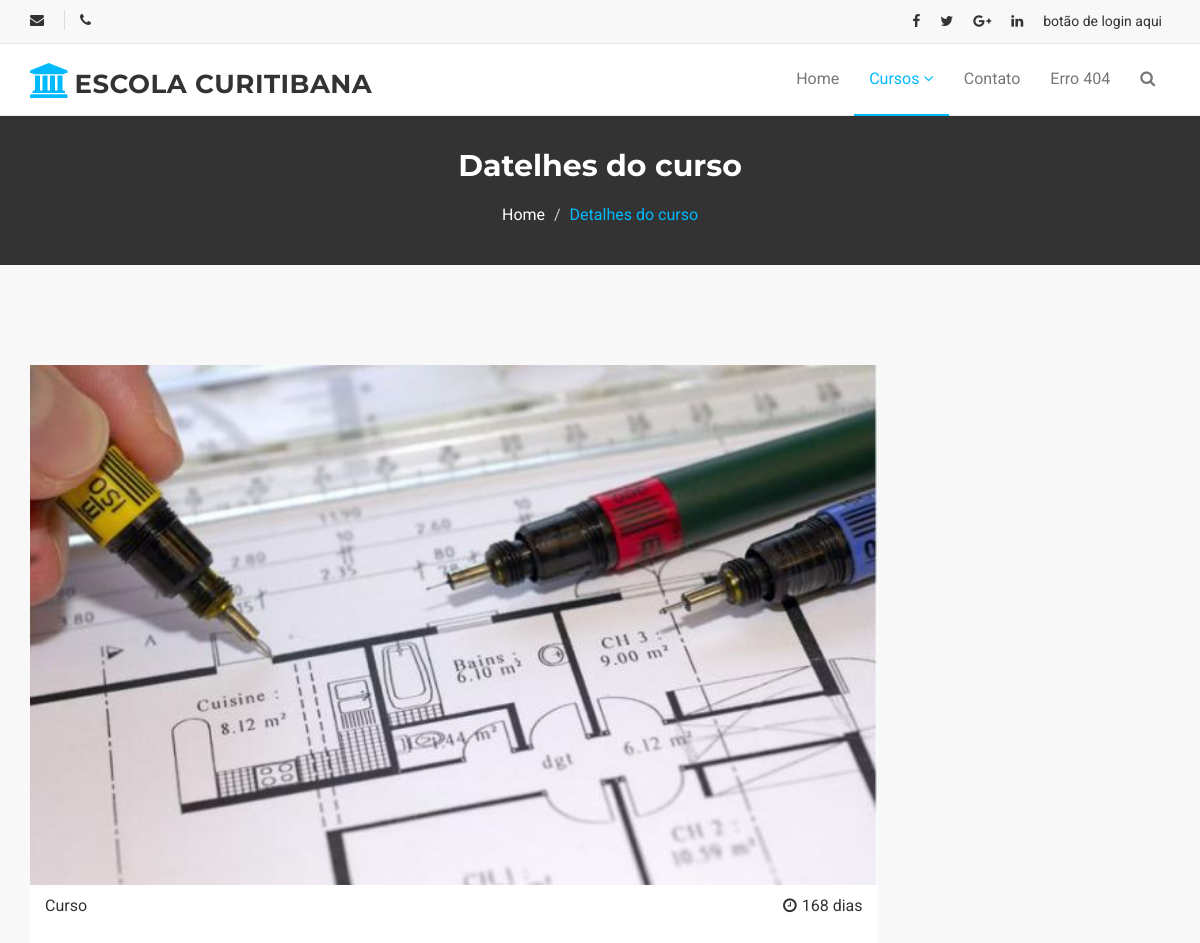
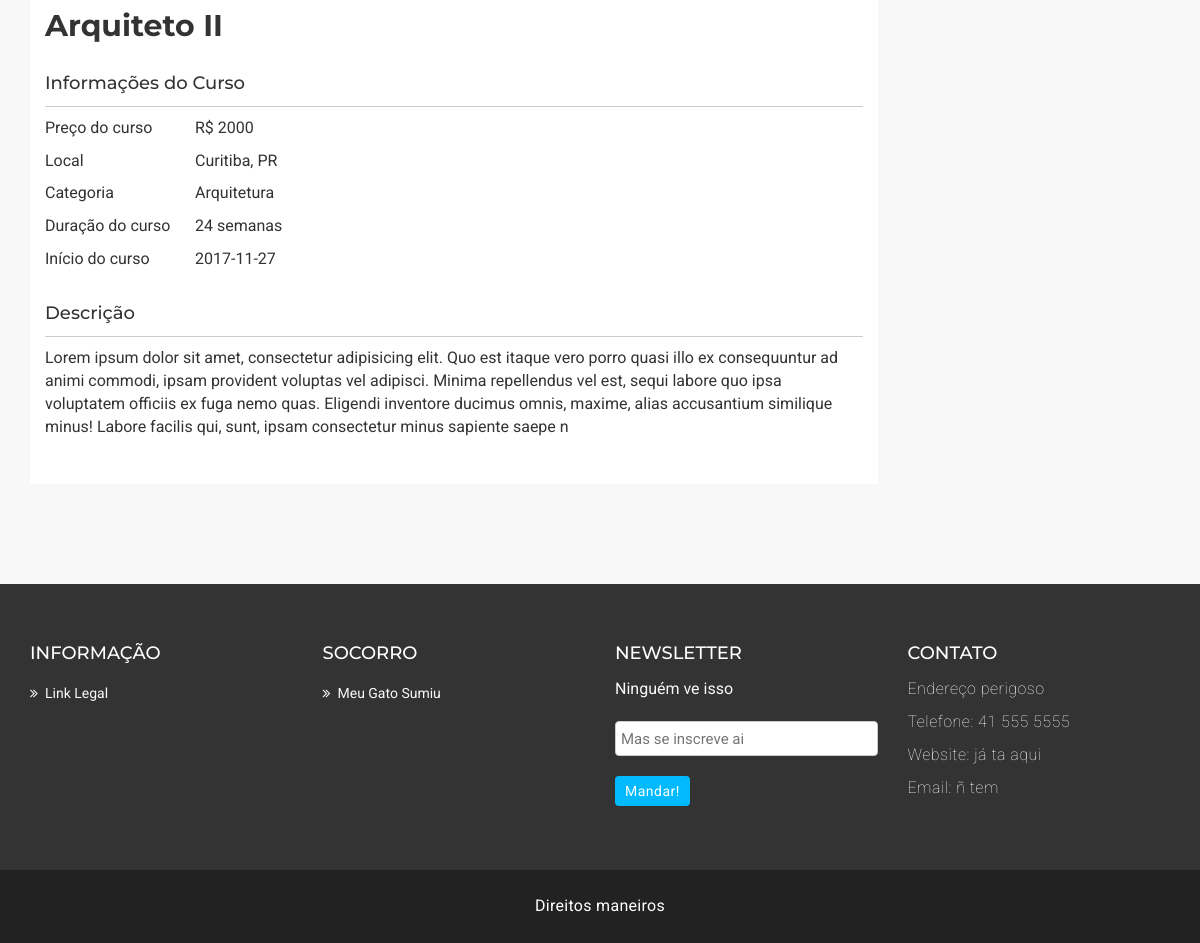
Screenshot of /course-detail.php?detalhes&id=28 with the database file from the repository (2 pictures, top to bottom).
### tables this page shows
CREATE TABLE `cursos` (
  `Id` int(11) NOT NULL,
  `Curso` varchar(30) NOT NULL,
  `Duracao` int(11) NOT NULL,
  `Preco` float NOT NULL,
  `Local` varchar(30) NOT NULL,
  `CategoriaId` int(11) NOT NULL,
  `Inicio` date NOT NULL,
  `Texto` varchar(400) NOT NULL,
  `Foto` varchar(100) NOT NULL
);

CREATE TABLE `categorias` (
  `Id` int(11) NOT NULL,
  `Categoria` varchar(50) NOT NULL
);

### course-detail.php (the view, shortened to what this page needs)
<?php
	include("config.php");
?>
<!DOCTYPE html>
<html lang="en">
  <head>
    <link href="assets/css/font-awesome.css" rel="stylesheet">
    <link href="assets/css/bootstrap.css" rel="stylesheet">
    <link rel="stylesheet" type="text/css" href="assets/css/slick.css">
    <link id="switcher" href="assets/css/theme-color/default-theme.css" rel="stylesheet">
    <link href="assets/css/style.css" rel="stylesheet">
  </head>
  <body>
  <header id="mu-header">
    <div class="container">
      <div class="row">
        <div class="col-lg-12 col-md-12">
          <div class="mu-header-area">
            <div class="row">
              <div class="col-lg-6 col-md-6 col-sm-6 col-xs-6">
                <div class="mu-header-top-left">
                  <div class="mu-top-email">
                    <i class="fa fa-envelope"></i>
                  </div>
                  <div class="mu-top-phone">
                    <i class="fa fa-phone"></i>
                  </div>
                </div>
              </div>
              <div class="col-lg-6 col-md-6 col-sm-6 col-xs-6">
                <div class="mu-header-top-right">
                  <nav>
                    <ul class="mu-top-social-nav">
                      <li><a href="#"><span class="fa fa-facebook"></span></a></li>
                      <li><a href="#"><span class="fa fa-twitter"></span></a></li>
                      <li><a href="#"><span class="fa fa-google-plus"></span></a></li>
                      <li><a href="#"><span class="fa fa-linkedin"></span></a></li>
                      <li><a href="#">botão de login aqui</li>
                    </ul>
                  </nav>
                </div>
              </div>
            </div>
          </div>
        </div>
      </div>
    </div>
  </header>
  <section id="mu-menu">
    <nav class="navbar navbar-default" role="navigation">
      <div class="container">
        <div class="navbar-header">
          <a class="navbar-brand" href="index.php"><i class="fa fa-university"></i><span>Escola Curitibana</span></a>
        </div>
        <div id="navbar" class="navbar-collapse collapse">
          <ul id="top-menu" class="nav navbar-nav navbar-right main-nav">
            <li><a href="index.php">Home</a></li>
            <li class="dropdown active">
              <a href="#" class="dropdown-toggle" data-toggle="dropdown">Cursos <span class="fa fa-angle-down"></span></a>
            </li>
            <li><a href="contact.php">Contato</a></li>
            <li><a href="404.php">Erro 404</a></li>
            <li><a href="#" id="mu-search-icon"><i class="fa fa-search"></i></a></li>
          </ul>
        </div>
      </div>
    </nav>
  </section>
 <section id="mu-page-breadcrumb">
   <div class="container">
     <div class="row">
       <div class="col-md-12">
         <div class="mu-page-breadcrumb-area">
           <h2>Datelhes do curso</h2>
           <ol class="breadcrumb">
            <li><a href="#">Home</a></li>
            <li class="active">Detalhes do curso</li>
          </ol>
         </div>
       </div>
     </div>
   </div>
 </section>
 <section id="mu-course-content">
   <div class="container">
     <div class="row">
       <div class="col-md-12">
         <div class="mu-course-content-area">
            <div class="row">
              <div class="col-md-9">
					<?php
						if(isset($_GET['detalhes'])){
							$id = $_GET['id'];
							$prep_exibir = $conexao->prepare("SELECT * FROM `cursos` WHERE `cursos`.`Id` = :pId");
							$prep_exibir->bindValue(":pId", $id);
							$prep_exibir->execute();
							$row=$prep_exibir->fetch();
							$prep_procura=$conexao->prepare('SELECT * FROM `categorias`');
							$prep_procura->execute();
							while($row_2=$prep_procura->fetch()){
								if($row_2['Id'] == $row['CategoriaId']){
									$categoria = $row_2['Categoria'];
									break;
								}
							}
						}else{
							header("Location: index.php");
							die();
						}
				   ?>
                <div class="mu-course-container mu-course-details">
                  <div class="row">
                    <div class="col-md-12">
                      <div class="mu-latest-course-single">
                        <figure class="mu-latest-course-img">
                          <?php echo "<a href='#'><img src='img/".$row['Foto']."' width='500' height='520' alt='img' /></a>"; ?>
                          <figcaption class="mu-latest-course-imgcaption">
                            <a href="#">Curso</a>
                            <span><i class="fa fa-clock-o"></i><?php echo $row['Duracao'] * 7; ?> dias</span>
                          </figcaption>
                        </figure>
                        <div class="mu-latest-course-single-content">
                          <h2><a href="#"><?php echo $row['Curso']; ?></a></h2>
                          <h4>Informações do Curso</h4>
                          <ul>
                            <li> <span>Preço do curso</span> <span>R$ <?php echo $row['Preco']; ?></span></li>
                            <li> <span>Local</span> <span><?php echo $row['Local']; ?></span></li>
                            <li> <span>Categoria</span> <span><?php echo $categoria; ?></span></li>
                            <li> <span>Duração do curso</span> <span><?php echo $row['Duracao']; ?> semanas</span></li>
                            <li> <span>Início do curso</span> <span> <?php echo $row['Inicio']; ?></span></li>
                          </ul>
                          <h4>Descrição</h4>
                          <?php echo $row['Texto']; ?>
                        </div>
                      </div>
                    </div>
                  </div>
                </div>
              </div>
           </div>
         </div>
       </div>
     </div>
   </div>
 </section>
  <footer id="mu-footer">
    <div class="mu-footer-top">
      <div class="container">
        <div class="mu-footer-top-area">
          <div class="row">
            <div class="col-lg-3 col-md-3 col-sm-3">
              <div class="mu-footer-widget">
                <h4>Informação</h4>
                <ul>
                  <li><a href="#">Link Legal</a></li>
                </ul>
              </div>
            </div>
            <div class="col-lg-3 col-md-3 col-sm-3">
              <div class="mu-footer-widget">
                <h4>Socorro</h4>
                <ul>
                  <li><a href="">Meu gato sumiu</a></li>
                </ul>
              </div>
            </div>
            <div class="col-lg-3 col-md-3 col-sm-3">
              <div class="mu-footer-widget">
                <h4>Newsletter</h4>
                <p>Ninguém ve isso</p>
                <form class="mu-subscribe-form">
                  <input type="email" placeholder="Mas se inscreve ai">
                  <button class="mu-subscribe-btn" type="submit">Mandar!</button>
                </form>
              </div>
            </div>
            <div class="col-lg-3 col-md-3 col-sm-3">
              <div class="mu-footer-widget">
                <h4>Contato</h4>
                <address>
                  <p>Endereço perigoso</p>
                  <p>Telefone: 41 555 5555 </p>
                  <p>Website: já ta aqui</p>
                  <p>Email: ñ tem</p>
                </address>
              </div>
            </div>
          </div>
        </div>
      </div>
    </div>
    <div class="mu-footer-bottom">
      <div class="container">
        <div class="mu-footer-bottom-area">
          <p>Direitos maneiros</p>
        </div>
      </div>
    </div>
  </footer>
  </body>
</html>

### assets/css/theme-color/default-theme.css (style rules this page uses)
#mu-menu .navbar-header .navbar-brand i { color: #01bafd; }
#mu-menu .navbar-default .navbar-nav > .active > a, #mu-menu .navbar-default .navbar-nav > .active > a:hover, #mu-menu .navbar-default .navbar-nav > .active > a:focus { color: #01bafd; border-bottom: 2px solid #01bafd; background-color: transparent; }
#mu-page-breadcrumb .mu-page-breadcrumb-area .breadcrumb .active { color: #01bafd; }
#mu-course-content { background-color: #f8f8f8; display: inline; float: left; padding: 100px 0; width: 100%; }
#mu-course-content .mu-course-content-area { display: inline; float: left; width: 100%; }
#mu-course-content .mu-course-content-area .mu-course-container { display: inline; float: left; width: 100%; }
#mu-course-content .mu-course-content-area .mu-course-container .mu-latest-course-single { border: 1px solid #ccc; margin-bottom: 30px; }
#mu-footer .mu-footer-top .mu-footer-top-area .mu-footer-widget .mu-subscribe-form .mu-subscribe-btn { background-color: #01bafd; }

### rows the page displays
cursos: Foto (picture), $row['Duracao']*7 "168", Curso "Arquiteto II", Preco "2000", Local "Curitiba, PR", Duracao "24", Inicio "2017-11-27", Texto "Lorem ipsum dolor sit amet, consectetur adipisicing elit. Quo est itaque vero porro quasi illo ex consequuntur ad animi commodi, ipsam provident voluptas vel adipisci. Minima repellendus vel est, sequi labore quo ipsa voluptatem officiis ex fuga nemo quas. Eligendi inventore ducimus omnis, maxime, alias accusantium similique minus! Labore facilis qui, sunt, ipsam consectetur minus sapiente saepe n"
categorias: Categoria "Arquitetura"
